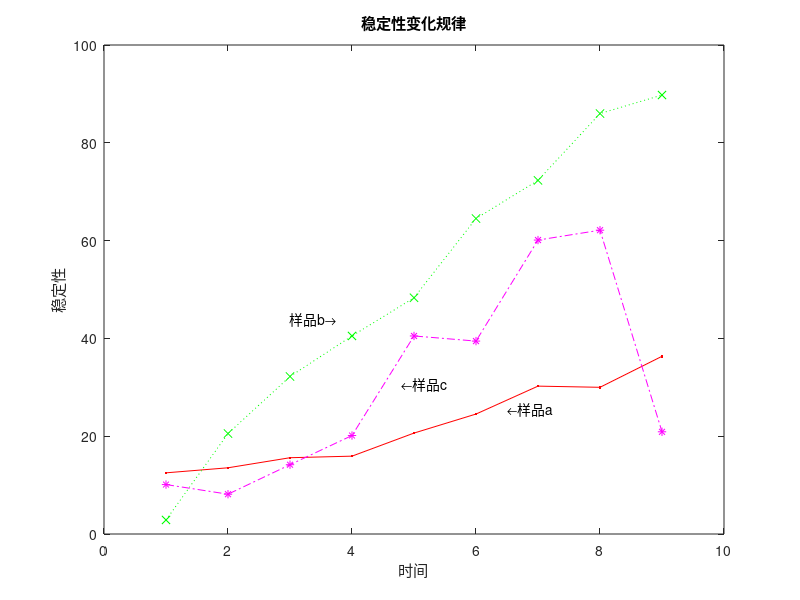

MATLAB code for this plot:
t=1:9;
d1=[12.51 13.54 15.60 15.92 20.64 24.53 30.24 30.00 36.34];
d2=[2.87 20.54 32.21 40.50 48.31 64.51 72.32 85.98 89.77];
d3=[10.11 8.14 14.17 20.14 40.50 39.45 60.11 62.13 20.90];
figure;
plot(t,d1,'r.-',t,d2,'gx:',t,d3,'m*-.')
title('稳定性变化规律')
xlabel('时间')
ylabel('稳定性')
axis([0 10 0 100])
text(6.5,25.5,'\leftarrow样品a')
text(3,43.8,'样品b\rightarrow')
text(4.8,30.5,'\leftarrow样品c')
